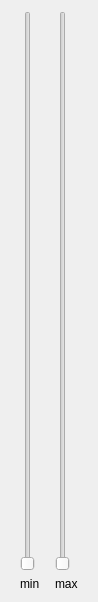
<?xml version="1.0" encoding="UTF-8"?>
<ui version="4.0">
 <class>Windowing</class>
 <widget class="QDialog" name="Windowing">
  <property name="geometry">
   <rect>
    <x>0</x>
    <y>0</y>
    <width>98</width>
    <height>602</height>
   </rect>
  </property>
  <property name="sizePolicy">
   <sizepolicy hsizetype="Fixed" vsizetype="Fixed">
    <horstretch>0</horstretch>
    <verstretch>0</verstretch>
   </sizepolicy>
  </property>
  <property name="windowTitle">
   <string>Dialog</string>
  </property>
  <layout class="QGridLayout" name="gridLayout">
   <item row="0" column="0">
    <widget class="QSlider" name="slider_min">
     <property name="tracking">
      <bool>false</bool>
     </property>
     <property name="orientation">
      <enum>Qt::Vertical</enum>
     </property>
    </widget>
   </item>
   <item row="1" column="1">
    <widget class="QLabel" name="label_2">
     <property name="text">
      <string>max</string>
     </property>
    </widget>
   </item>
   <item row="1" column="0">
    <widget class="QLabel" name="label">
     <property name="text">
      <string>min</string>
     </property>
    </widget>
   </item>
   <item row="0" column="1">
    <widget class="QSlider" name="slider_max">
     <property name="tracking">
      <bool>false</bool>
     </property>
     <property name="orientation">
      <enum>Qt::Vertical</enum>
     </property>
     <property name="invertedAppearance">
      <bool>false</bool>
     </property>
     <property name="invertedControls">
      <bool>false</bool>
     </property>
    </widget>
   </item>
  </layout>
 </widget>
 <resources/>
 <connections/>
</ui>
